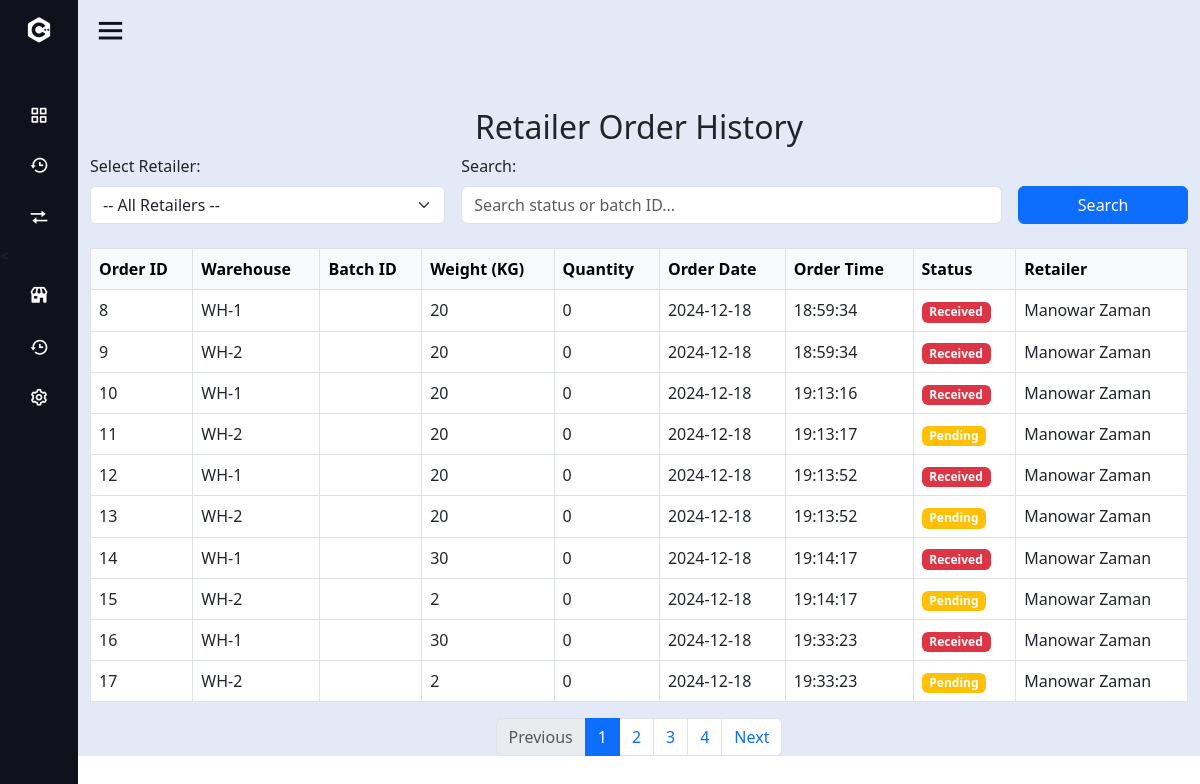
The page /Retailer/history.php on the database its author committed.
### tables this page shows
CREATE TABLE `purchase_order_t` (
  `orderID` int(11) NOT NULL,
  `retailerID` int(11) DEFAULT NULL,
  `warehouseID` int(11) DEFAULT NULL,
  `weight` int(10) DEFAULT NULL,
  `quantity` int(11) DEFAULT NULL,
  `order_date` date NOT NULL,
  `order_time` time NOT NULL,
  `status` varchar(20) DEFAULT 'Pending',
  `productID` int(11) DEFAULT NULL,
  `pbatchID` int(11) DEFAULT NULL
);

CREATE TABLE `retailers_t` (
  `retailerID` int(11) NOT NULL,
  `firstname` varchar(50) DEFAULT NULL,
  `lastname` varchar(50) DEFAULT NULL,
  `gender` varchar(10) DEFAULT NULL,
  `username` varchar(50) DEFAULT NULL,
  `email` varchar(100) DEFAULT NULL,
  `password` varchar(255) DEFAULT NULL,
  `status` varchar(20) DEFAULT NULL,
  `affiliation_date` date DEFAULT NULL,
  `trade_license_no` varchar(20) DEFAULT NULL,
  `contactNO` int(11) DEFAULT NULL,
  `sub_district` varchar(20) NOT NULL,
  `district` varchar(20) NOT NULL,
  `division` varchar(20) NOT NULL
);

### Retailer/history.php (the view, shortened to what this page needs)
<?php
$servername = "localhost";
$username = "root";
$password = "";
$dbname = "traceroots";
$conn = new mysqli($servername, $username, $password, $dbname);
$recordsPerPage = 10;
$page = isset($_GET['page']) && $_GET['page'] > 0 ? (int)$_GET['page'] : 1;
$offset = ($page - 1) * $recordsPerPage;
$selectedRetailerID = isset($_GET['retailerID']) ? (int)$_GET['retailerID'] : null;
$searchQuery = isset($_GET['searchQuery']) ? $_GET['searchQuery'] : "";
$countQuery = "
    SELECT COUNT(*) as total
    FROM purchase_order_t po
    JOIN retailers_t r ON po.retailerID = r.retailerID
    WHERE 1=1
";
$countResult = $conn->query($countQuery);
$totalRecords = $countResult->fetch_assoc()['total'];
$totalPages = ceil($totalRecords / $recordsPerPage);
$historyQuery = "
    SELECT po.orderID, po.weight, po.quantity, po.order_date, po.order_time, po.status,
           r.firstname, r.lastname, po.pbatchID, po.warehouseID
    FROM purchase_order_t po
    JOIN retailers_t r ON po.retailerID = r.retailerID
    WHERE 1=1
";
$historyQuery .= " LIMIT $offset, $recordsPerPage";
$historyResult = $conn->query($historyQuery);
?>
<!DOCTYPE html>
<html lang="en">
<head>
    <link href="https://cdn.jsdelivr.net/npm/bootstrap@5.3.0/dist/css/bootstrap.min.css" rel="stylesheet">
    <link href="https://cdnjs.cloudflare.com/ajax/libs/font-awesome/6.0.0-beta3/css/all.min.css" rel="stylesheet">
    <link rel="stylesheet" href="style.css">
    <link href='https://unpkg.com/boxicons@2.0.7/css/boxicons.min.css' rel='stylesheet'>
</head>
<body>
<div class="sidebar close">
        <div class="logo-details">
          <i class='bx bxl-c-plus-plus'></i>
        </div>
        <ul class="nav-links">
          <li>
            <a href="retailerDashBoard.php">
              <i class='bx bx-grid-alt' ></i>
            </a>
          </li>
          <li>
        <a href="retailerInventroy.php">
          <i class='bx bx-history'></i>
        </a>
          <li>
            <a href="reciveproduct.php">
            <i class='bx bx-transfer' ></i>
            </a>
          </li>
          <li>
            <a href="retailerOrder.php">
            <i class='bx bxs-store'></i>
            </a>
          </li>
          <li>
            <a href="history.php">
            <i class='bx bx-history' ></i>
            </a>
          </li>
          <li>
            <a href="settingsPage.php">
              <i class='bx bx-cog' ></i>
            </a>
          </li>
        <div class="profile-details">
        </div>
      </li>
    </ul>
      </div>
      <section class="home-section">
        <div class="home-content">
            <i class='bx bx-menu'></i>
        </div>
        <div class="container mt-5">
    <h2 class="text-center">Retailer Order History</h2>
    <form method="GET" action="" class="row g-3 mb-4">
        <div class="col-md-4">
            <label for="retailerID" class="form-label">Select Retailer:</label>
            <select id="retailerID" name="retailerID" class="form-select" onchange="this.form.submit()">
                <option value="">-- All Retailers --</option>
            </select>
        </div>
        <div class="col-md-6">
            <label for="searchQuery" class="form-label">Search:</label>
            <input type="text" id="searchQuery" name="searchQuery" class="form-control" placeholder="Search status or batch ID..." value="<?php echo htmlspecialchars($searchQuery); ?>">
        </div>
        <div class="col-md-2 d-flex align-items-end">
            <button type="submit" class="btn btn-primary w-100">Search</button>
        </div>
    </form>
    <div class="table-responsive">
        <table class="table table-bordered align-middle">
            <thead class="table-light">
            <tr>
                <th>Order ID</th>
                <th>Warehouse</th>
                <th>Batch ID</th>
                <th>Weight (KG)</th>
                <th>Quantity</th>
                <th>Order Date</th>
                <th>Order Time</th>
                <th>Status</th>
                <th>Retailer</th>
            </tr>
            </thead>
            <tbody>
            <?php if ($historyResult->num_rows > 0): ?>
                <?php while ($row = $historyResult->fetch_assoc()): ?>
                    <tr>
                        <td><?php echo $row['orderID']; ?></td>
                        <td><?php echo "WH-" . $row['warehouseID']; ?></td>
                        <td><?php echo $row['pbatchID']; ?></td>
                        <td><?php echo $row['weight']; ?></td>
                        <td><?php echo $row['quantity']; ?></td>
                        <td><?php echo $row['order_date']; ?></td>
                        <td><?php echo $row['order_time']; ?></td>
                        <td>
                            <?php if ($row['status'] === 'Delivered'): ?>
                                <span class="badge bg-success"><?php echo $row['status']; ?></span>
                            <?php elseif ($row['status'] === 'Pending'): ?>
                                <span class="badge bg-warning"><?php echo $row['status']; ?></span>
                            <?php else: ?>
                                <span class="badge bg-danger"><?php echo $row['status']; ?></span>
                            <?php endif; ?>
                        </td>
                        <td><?php echo $row['firstname'] . " " . $row['lastname']; ?></td>
                    </tr>
                <?php endwhile; ?>
            <?php else: ?>
                <tr>
                    <td colspan="9" class="text-center">No order history found.</td>
                </tr>
            <?php endif; ?>
            </tbody>
        </table>
    </div>
    <nav aria-label="Page navigation">
        <ul class="pagination justify-content-center">
            <li class="page-item <?php echo ($page <= 1) ? 'disabled' : ''; ?>">
                <a class="page-link" href="?page=<?php echo $page - 1; ?>&retailerID=<?php echo $selectedRetailerID; ?>&searchQuery=<?php echo $searchQuery; ?>" tabindex="-1">Previous</a>
            </li>
            <?php for ($i = 1; $i <= $totalPages; $i++): ?>
                <li class="page-item <?php echo ($i == $page) ? 'active' : ''; ?>">
                    <a class="page-link" href="?page=<?php echo $i; ?>&retailerID=<?php echo $selectedRetailerID; ?>&searchQuery=<?php echo $searchQuery; ?>"><?php echo $i; ?></a>
                </li>
            <?php endfor; ?>
            <li class="page-item <?php echo ($page >= $totalPages) ? 'disabled' : ''; ?>">
                <a class="page-link" href="?page=<?php echo $page + 1; ?>&retailerID=<?php echo $selectedRetailerID; ?>&searchQuery=<?php echo $searchQuery; ?>">Next</a>
            </li>
        </ul>
    </nav>
</div>
</body>
</body>
</html>

### Retailer/style.css (style rules this page uses)
.sidebar { position: fixed; top: 0; left: 0; height: 100%; width: 260px; background: #11101d; z-index: 100; transition: all 0.5s ease; }
.sidebar.close { width: 78px; }
.sidebar .logo-details { height: 60px; width: 100%; display: flex; align-items: center; }
.sidebar .logo-details i { font-size: 30px; color: #fff; height: 50px; min-width: 78px; text-align: center; line-height: 50px; }
.sidebar .nav-links { height: 100%; padding: 30px 0 150px 0; overflow: auto; }
.sidebar.close .nav-links { overflow: visible; }
.sidebar .nav-links li { position: relative; list-style: none; transition: all 0.4s ease; }
.sidebar .nav-links li i { height: 50px; min-width: 78px; text-align: center; line-height: 50px; color: #fff; font-size: 20px; cursor: pointer; transition: all 0.3s ease; }
.sidebar .nav-links li a { display: flex; align-items: center; text-decoration: none; }
.sidebar .profile-details { position: fixed; bottom: 0; width: 260px; display: flex; align-items: center; justify-content: space-between; background: #1d1b31; padding: 12px 0; transition: all 0.5s ease; }
.sidebar.close .profile-details { background: none; }
.sidebar.close .profile-details { width: 78px; }
.home-section { position: relative; background: #E4E9F7; left: 260px; width: calc(100% - 260px); transition: all 0.5s ease; }
.sidebar.close ~ .home-section { left: 78px; width: calc(100% - 78px); }
.home-section .home-content { height: 60px; display: flex; align-items: center; }
.home-section .home-content .bx-menu, .home-section .home-content .text { color: #11101d; font-size: 35px; }
.home-section .home-content .bx-menu { margin: 0 15px; cursor: pointer; }

### rows shown on the page
purchase_order_t: orderID "8", warehouseID "1", weight "20", quantity "0", order_date "2024-12-18", order_time "18:59:34", status "Received", retailerID.firstname "Manowar", retailerID.lastname "Zaman"
purchase_order_t: orderID "9", warehouseID "2", weight "20", quantity "0", order_date "2024-12-18", order_time "18:59:34", status "Received", retailerID.firstname "Manowar", retailerID.lastname "Zaman"
purchase_order_t: orderID "10", warehouseID "1", weight "20", quantity "0", order_date "2024-12-18", order_time "19:13:16", status "Received", retailerID.firstname "Manowar", retailerID.lastname "Zaman"
purchase_order_t: orderID "11", warehouseID "2", weight "20", quantity "0", order_date "2024-12-18", order_time "19:13:17", status "Pending", retailerID.firstname "Manowar", retailerID.lastname "Zaman"
purchase_order_t: orderID "12", warehouseID "1", weight "20", quantity "0", order_date "2024-12-18", order_time "19:13:52", status "Received", retailerID.firstname "Manowar", retailerID.lastname "Zaman"
purchase_order_t: orderID "13", warehouseID "2", weight "20", quantity "0", order_date "2024-12-18", order_time "19:13:52", status "Pending", retailerID.firstname "Manowar", retailerID.lastname "Zaman"
purchase_order_t: orderID "14", warehouseID "1", weight "30", quantity "0", order_date "2024-12-18", order_time "19:14:17", status "Received", retailerID.firstname "Manowar", retailerID.lastname "Zaman"
purchase_order_t: orderID "15", warehouseID "2", weight "2", quantity "0", order_date "2024-12-18", order_time "19:14:17", status "Pending", retailerID.firstname "Manowar", retailerID.lastname "Zaman"
purchase_order_t: orderID "16", warehouseID "1", weight "30", quantity "0", order_date "2024-12-18", order_time "19:33:23", status "Received", retailerID.firstname "Manowar", retailerID.lastname "Zaman"
purchase_order_t: orderID "17", warehouseID "2", weight "2", quantity "0", order_date "2024-12-18", order_time "19:33:23", status "Pending", retailerID.firstname "Manowar", retailerID.lastname "Zaman"
